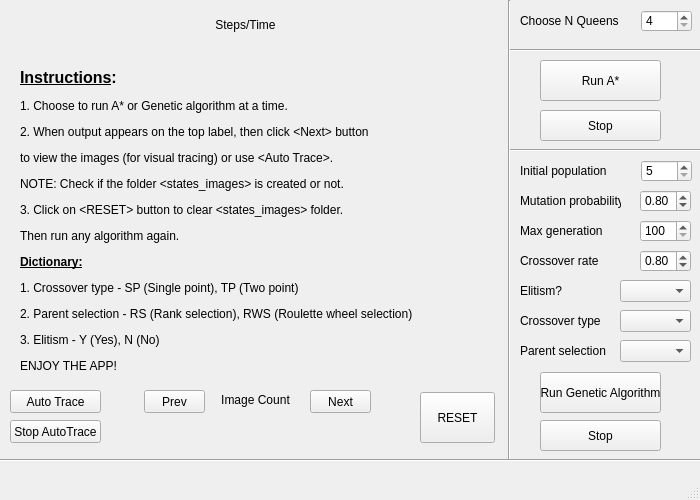
<?xml version="1.0" encoding="UTF-8"?>
<ui version="4.0">
 <class>MainWindow</class>
 <widget class="QMainWindow" name="MainWindow">
  <property name="geometry">
   <rect>
    <x>0</x>
    <y>0</y>
    <width>700</width>
    <height>500</height>
   </rect>
  </property>
  <property name="sizePolicy">
   <sizepolicy hsizetype="Maximum" vsizetype="Maximum">
    <horstretch>0</horstretch>
    <verstretch>0</verstretch>
   </sizepolicy>
  </property>
  <property name="windowTitle">
   <string>MainWindow</string>
  </property>
  <property name="styleSheet">
   <string notr="true"/>
  </property>
  <widget class="QWidget" name="centralwidget">
   <widget class="QPushButton" name="nextButton">
    <property name="geometry">
     <rect>
      <x>310</x>
      <y>390</y>
      <width>61</width>
      <height>23</height>
     </rect>
    </property>
    <property name="sizePolicy">
     <sizepolicy hsizetype="Fixed" vsizetype="Fixed">
      <horstretch>0</horstretch>
      <verstretch>0</verstretch>
     </sizepolicy>
    </property>
    <property name="text">
     <string>Next</string>
    </property>
   </widget>
   <widget class="QLabel" name="imageLabel">
    <property name="geometry">
     <rect>
      <x>20</x>
      <y>60</y>
      <width>461</width>
      <height>321</height>
     </rect>
    </property>
    <property name="sizePolicy">
     <sizepolicy hsizetype="Fixed" vsizetype="Fixed">
      <horstretch>0</horstretch>
      <verstretch>0</verstretch>
     </sizepolicy>
    </property>
    <property name="maximumSize">
     <size>
      <width>2000</width>
      <height>2000</height>
     </size>
    </property>
    <property name="text">
     <string>&lt;html&gt;&lt;head/&gt;&lt;body&gt;&lt;p align=&quot;justify&quot;&gt;&lt;span style=&quot; font-size:12pt; font-weight:600; text-decoration: underline;&quot;&gt;Instructions&lt;/span&gt;&lt;span style=&quot; font-size:12pt; font-weight:600;&quot;&gt;:&lt;/span&gt;&lt;/p&gt;&lt;p align=&quot;justify&quot;&gt;1. Choose to run A* or Genetic algorithm at a time.&lt;/p&gt;&lt;p align=&quot;justify&quot;&gt;2. When output appears on the top label, then click &amp;lt;Next&amp;gt; button &lt;/p&gt;&lt;p align=&quot;justify&quot;&gt;to view the images (for visual tracing) or use &amp;lt;Auto Trace&amp;gt;.&lt;/p&gt;&lt;p align=&quot;justify&quot;&gt;NOTE: Check if the folder &amp;lt;states_images&amp;gt; is created or not.&lt;/p&gt;&lt;p align=&quot;justify&quot;&gt;3. Click on &amp;lt;RESET&amp;gt; button to clear &amp;lt;states_images&amp;gt; folder.&lt;/p&gt;&lt;p align=&quot;justify&quot;&gt;Then run any algorithm again.&lt;/p&gt;&lt;p align=&quot;justify&quot;&gt;&lt;span style=&quot; font-weight:600; text-decoration: underline;&quot;&gt;Dictionary:&lt;/span&gt;&lt;/p&gt;&lt;p align=&quot;justify&quot;&gt;1. Crossover type - SP (Single point), TP (Two point)&lt;/p&gt;&lt;p align=&quot;justify&quot;&gt;2. Parent selection - RS (Rank selection), RWS (Roulette wheel selection)&lt;/p&gt;&lt;p align=&quot;justify&quot;&gt;3. Elitism - Y (Yes), N (No)&lt;/p&gt;&lt;p align=&quot;justify&quot;&gt;ENJOY THE APP!&lt;/p&gt;&lt;/body&gt;&lt;/html&gt;</string>
    </property>
    <property name="scaledContents">
     <bool>true</bool>
    </property>
   </widget>
   <widget class="QPushButton" name="prevButton">
    <property name="geometry">
     <rect>
      <x>144</x>
      <y>390</y>
      <width>61</width>
      <height>23</height>
     </rect>
    </property>
    <property name="sizePolicy">
     <sizepolicy hsizetype="Fixed" vsizetype="Fixed">
      <horstretch>0</horstretch>
      <verstretch>0</verstretch>
     </sizepolicy>
    </property>
    <property name="text">
     <string>Prev</string>
    </property>
   </widget>
   <widget class="QLabel" name="outputLabel">
    <property name="geometry">
     <rect>
      <x>40</x>
      <y>10</y>
      <width>411</width>
      <height>31</height>
     </rect>
    </property>
    <property name="text">
     <string>Steps/Time</string>
    </property>
    <property name="textFormat">
     <enum>Qt::RichText</enum>
    </property>
    <property name="alignment">
     <set>Qt::AlignCenter</set>
    </property>
   </widget>
   <widget class="QPushButton" name="runAStarButton">
    <property name="geometry">
     <rect>
      <x>540</x>
      <y>60</y>
      <width>121</width>
      <height>41</height>
     </rect>
    </property>
    <property name="styleSheet">
     <string notr="true"/>
    </property>
    <property name="text">
     <string>Run A*</string>
    </property>
   </widget>
   <widget class="QDoubleSpinBox" name="mutprobDoubleSpinBox">
    <property name="geometry">
     <rect>
      <x>640</x>
      <y>190</y>
      <width>51</width>
      <height>22</height>
     </rect>
    </property>
    <property name="maximum">
     <double>1.000000000000000</double>
    </property>
    <property name="value">
     <double>0.800000000000000</double>
    </property>
   </widget>
   <widget class="QLabel" name="mutProbLabel">
    <property name="geometry">
     <rect>
      <x>520</x>
      <y>190</y>
      <width>101</width>
      <height>21</height>
     </rect>
    </property>
    <property name="text">
     <string>Mutation probability</string>
    </property>
   </widget>
   <widget class="QSpinBox" name="nQueenSpinBox">
    <property name="geometry">
     <rect>
      <x>641</x>
      <y>10</y>
      <width>51</width>
      <height>22</height>
     </rect>
    </property>
    <property name="minimum">
     <number>4</number>
    </property>
    <property name="maximum">
     <number>100</number>
    </property>
   </widget>
   <widget class="QLabel" name="nQueensLabel">
    <property name="geometry">
     <rect>
      <x>520</x>
      <y>10</y>
      <width>101</width>
      <height>21</height>
     </rect>
    </property>
    <property name="text">
     <string>Choose N Queens</string>
    </property>
   </widget>
   <widget class="QSpinBox" name="initpopSpinBox">
    <property name="geometry">
     <rect>
      <x>641</x>
      <y>160</y>
      <width>51</width>
      <height>22</height>
     </rect>
    </property>
    <property name="minimum">
     <number>5</number>
    </property>
    <property name="maximum">
     <number>150</number>
    </property>
   </widget>
   <widget class="QLabel" name="initpopLabel">
    <property name="geometry">
     <rect>
      <x>520</x>
      <y>160</y>
      <width>101</width>
      <height>21</height>
     </rect>
    </property>
    <property name="text">
     <string>Initial population</string>
    </property>
   </widget>
   <widget class="QLabel" name="maxgenLabel">
    <property name="geometry">
     <rect>
      <x>520</x>
      <y>220</y>
      <width>101</width>
      <height>21</height>
     </rect>
    </property>
    <property name="text">
     <string>Max generation</string>
    </property>
   </widget>
   <widget class="QSpinBox" name="maxgenSpinBox">
    <property name="geometry">
     <rect>
      <x>640</x>
      <y>220</y>
      <width>51</width>
      <height>22</height>
     </rect>
    </property>
    <property name="minimum">
     <number>100</number>
    </property>
    <property name="maximum">
     <number>1000000</number>
    </property>
   </widget>
   <widget class="QLabel" name="parentSelectLabel">
    <property name="geometry">
     <rect>
      <x>520</x>
      <y>340</y>
      <width>101</width>
      <height>21</height>
     </rect>
    </property>
    <property name="text">
     <string>Parent selection </string>
    </property>
   </widget>
   <widget class="QPushButton" name="runGaButton">
    <property name="geometry">
     <rect>
      <x>540</x>
      <y>372</y>
      <width>121</width>
      <height>41</height>
     </rect>
    </property>
    <property name="text">
     <string>Run Genetic Algorithm</string>
    </property>
   </widget>
   <widget class="QPushButton" name="stopgaButton">
    <property name="geometry">
     <rect>
      <x>540</x>
      <y>420</y>
      <width>121</width>
      <height>31</height>
     </rect>
    </property>
    <property name="text">
     <string>Stop</string>
    </property>
   </widget>
   <widget class="QPushButton" name="stopastarButton">
    <property name="geometry">
     <rect>
      <x>540</x>
      <y>110</y>
      <width>121</width>
      <height>31</height>
     </rect>
    </property>
    <property name="text">
     <string>Stop</string>
    </property>
   </widget>
   <widget class="QLabel" name="imagecountLabel">
    <property name="geometry">
     <rect>
      <x>210</x>
      <y>390</y>
      <width>91</width>
      <height>20</height>
     </rect>
    </property>
    <property name="text">
     <string>Image Count</string>
    </property>
    <property name="alignment">
     <set>Qt::AlignCenter</set>
    </property>
   </widget>
   <widget class="Line" name="hLine2">
    <property name="geometry">
     <rect>
      <x>510</x>
      <y>140</y>
      <width>191</width>
      <height>20</height>
     </rect>
    </property>
    <property name="orientation">
     <enum>Qt::Horizontal</enum>
    </property>
   </widget>
   <widget class="Line" name="vLine1">
    <property name="geometry">
     <rect>
      <x>499</x>
      <y>0</y>
      <width>21</width>
      <height>461</height>
     </rect>
    </property>
    <property name="orientation">
     <enum>Qt::Vertical</enum>
    </property>
   </widget>
   <widget class="Line" name="hLine3">
    <property name="geometry">
     <rect>
      <x>0</x>
      <y>450</y>
      <width>701</width>
      <height>21</height>
     </rect>
    </property>
    <property name="orientation">
     <enum>Qt::Horizontal</enum>
    </property>
   </widget>
   <widget class="Line" name="hLine1">
    <property name="geometry">
     <rect>
      <x>510</x>
      <y>40</y>
      <width>191</width>
      <height>20</height>
     </rect>
    </property>
    <property name="orientation">
     <enum>Qt::Horizontal</enum>
    </property>
   </widget>
   <widget class="QComboBox" name="crossoverTypeComboBox">
    <property name="geometry">
     <rect>
      <x>620</x>
      <y>310</y>
      <width>71</width>
      <height>22</height>
     </rect>
    </property>
   </widget>
   <widget class="QLabel" name="crossoverTypeLabel">
    <property name="geometry">
     <rect>
      <x>520</x>
      <y>310</y>
      <width>101</width>
      <height>21</height>
     </rect>
    </property>
    <property name="text">
     <string>Crossover type</string>
    </property>
   </widget>
   <widget class="QComboBox" name="parentSelectComboBox">
    <property name="geometry">
     <rect>
      <x>620</x>
      <y>340</y>
      <width>71</width>
      <height>22</height>
     </rect>
    </property>
   </widget>
   <widget class="QPushButton" name="resetButton">
    <property name="geometry">
     <rect>
      <x>420</x>
      <y>392</y>
      <width>75</width>
      <height>51</height>
     </rect>
    </property>
    <property name="text">
     <string>RESET</string>
    </property>
   </widget>
   <widget class="QLabel" name="crossoverRateLabel">
    <property name="geometry">
     <rect>
      <x>520</x>
      <y>250</y>
      <width>101</width>
      <height>21</height>
     </rect>
    </property>
    <property name="text">
     <string>Crossover rate</string>
    </property>
   </widget>
   <widget class="QDoubleSpinBox" name="crossoverRateDoubleSpinBox">
    <property name="geometry">
     <rect>
      <x>640</x>
      <y>250</y>
      <width>51</width>
      <height>22</height>
     </rect>
    </property>
    <property name="minimum">
     <double>0.200000000000000</double>
    </property>
    <property name="maximum">
     <double>1.000000000000000</double>
    </property>
    <property name="value">
     <double>0.800000000000000</double>
    </property>
   </widget>
   <widget class="QLabel" name="elitismLabel">
    <property name="geometry">
     <rect>
      <x>520</x>
      <y>280</y>
      <width>101</width>
      <height>21</height>
     </rect>
    </property>
    <property name="text">
     <string>Elitism?</string>
    </property>
   </widget>
   <widget class="QComboBox" name="elitismComboBox">
    <property name="geometry">
     <rect>
      <x>620</x>
      <y>280</y>
      <width>71</width>
      <height>22</height>
     </rect>
    </property>
   </widget>
   <widget class="QPushButton" name="autoTrace">
    <property name="geometry">
     <rect>
      <x>10</x>
      <y>390</y>
      <width>91</width>
      <height>23</height>
     </rect>
    </property>
    <property name="text">
     <string>Auto Trace</string>
    </property>
   </widget>
   <widget class="QPushButton" name="stopAutotrace">
    <property name="geometry">
     <rect>
      <x>10</x>
      <y>420</y>
      <width>91</width>
      <height>23</height>
     </rect>
    </property>
    <property name="text">
     <string>Stop AutoTrace</string>
    </property>
   </widget>
  </widget>
  <widget class="QMenuBar" name="menubar">
   <property name="geometry">
    <rect>
     <x>0</x>
     <y>0</y>
     <width>700</width>
     <height>22</height>
    </rect>
   </property>
  </widget>
  <widget class="QStatusBar" name="statusbar"/>
 </widget>
 <resources/>
 <connections/>
</ui>
